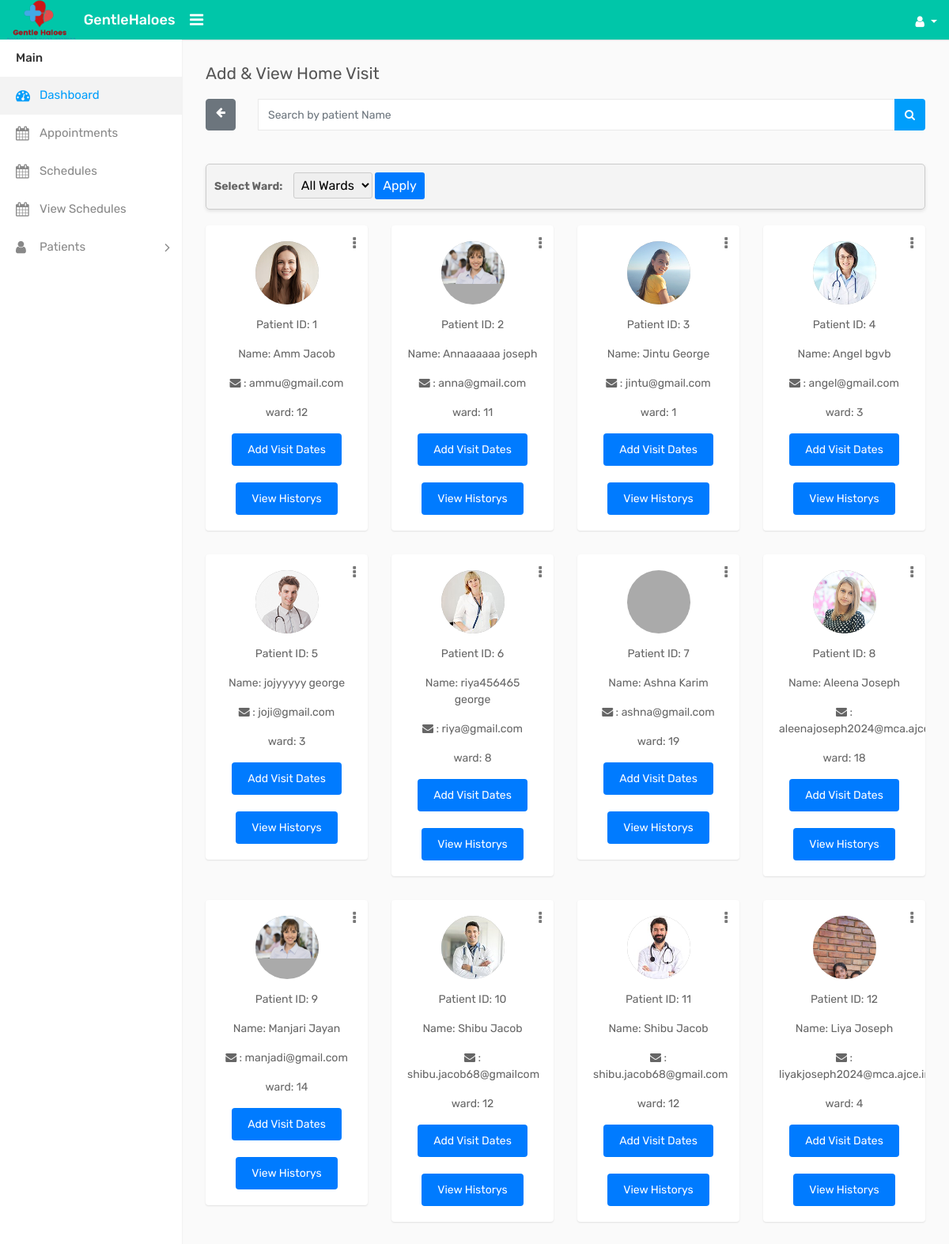
The app's page /Home_visit/, older data.
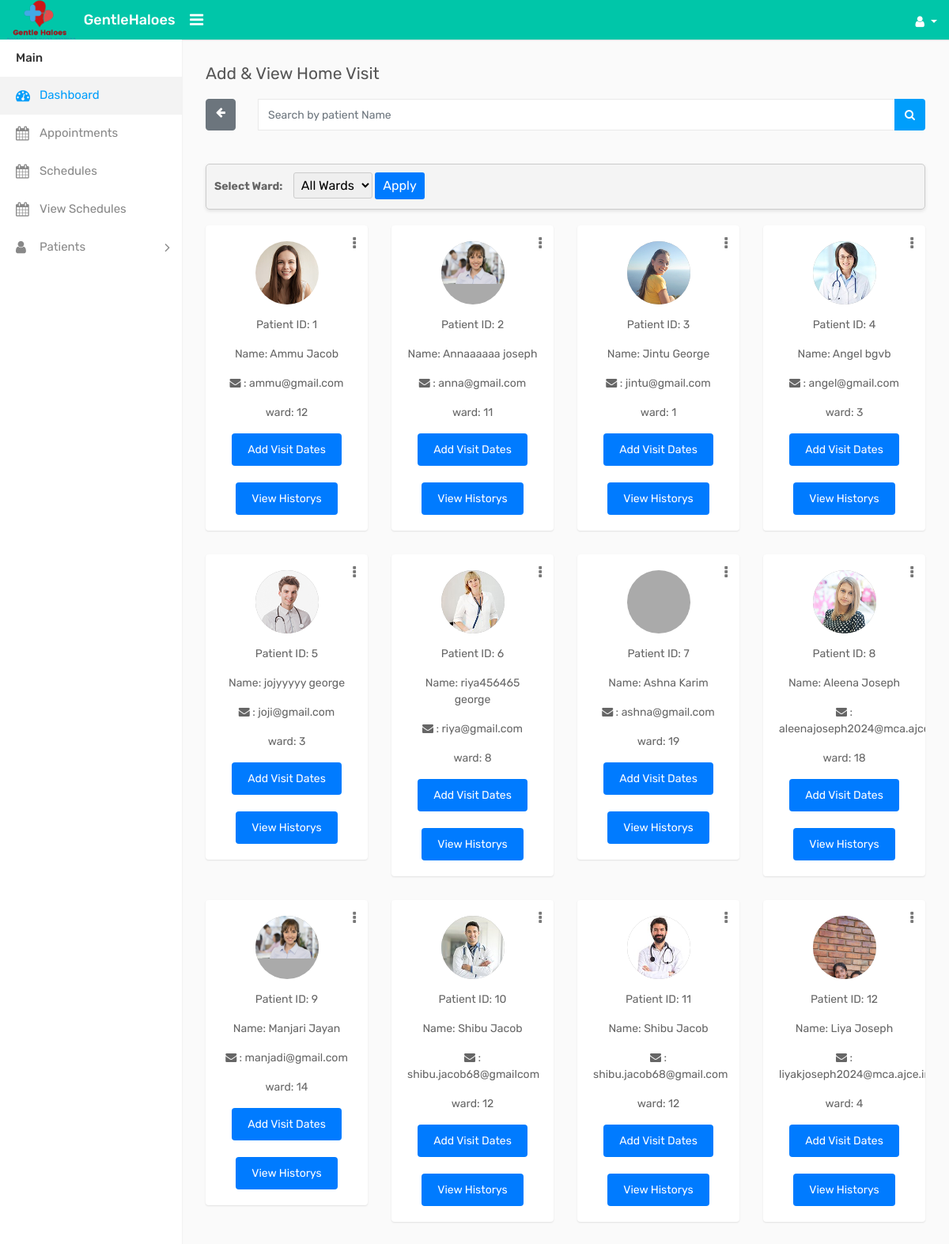
The same page, newer data.
### GHapp/models.py (models this page shows, shortened)
class PatientProfile(models.Model):
    user = models.OneToOneField(CustomUser, on_delete=models.CASCADE, blank=True, null=True)
    first_name = models.CharField(max_length=100, null=True,blank=True)
    last_name = models.CharField(max_length=100,null=True,blank=True)
    birth_date = models.CharField(max_length=100,null=True,blank=True)
    email = models.EmailField(max_length=100,null=True,blank=True)
    profile_pic = models.ImageField(upload_to='profile_pics/', null=True, blank=True)
    gender = models.CharField(max_length=10, choices=[('Male', 'Male'), ('Female', 'Female')],null=True,blank=True)
    house_name = models.CharField(max_length=100, null=True,blank=True)
    house_no = models.IntegerField(null=True,blank=True)
    address = models.CharField(max_length=255,null=True,blank=True)
    ward = models.CharField(max_length=50, choices=[('ward1', 'Ward 1-VENGATHANAM'),
    ('ward2', 'Ward 2-PALAPRA'),
    ('ward3', 'Ward 3-VELICHIYANI'),
    ('ward4', 'Ward 4-CHOTTY'),
    ('ward5', 'Ward 5-MANGAPPARA'),
    ('ward6', 'Ward 6-VADAKKEMALA'),
    ('ward7', 'Ward 7-PARATHODU'),
    ('ward8', 'Ward 8-NADUKANI'),
    ('ward9', 'Ward 9-EDAKKUNNAM'),
    ('ward10', 'Ward 10-KOORAMTHOOKKU'),
    ('ward11', 'Ward 11-KOOVAPPALLY'),
    ('ward12', 'Ward 12-KULAPPURAM'),
    ('ward13', 'Ward 13-PALAMPRA'),
    ('ward14', 'Ward 14-MUKKALY'),
    ('ward15', 'Ward 15-PODIMATTAM'),
    ('ward16', 'Ward 16-ANAKKALLU'),
    ('ward17', 'Ward 17-PULKUNNU'),
    ('ward18', 'Ward 18-PAZHUMALA'),
    ('ward19', 'Ward 19-CHIRABHAGAM'),],null=True,blank=True)
    pin_code = models.IntegerField(null=True,blank=True)
    phone_number = models.IntegerField(null=True,blank=True)
    current_diagnosis = models.CharField(max_length=100, null=True,blank=True)
    past_med_condition = models.CharField(max_length=100, null=True,blank=True)
    surgical_history = models.CharField(max_length=100, null=True,blank=True)
    allergies = models.CharField(max_length=100, null=True,blank=True)
    height = models.IntegerField(null=True,blank=True)
    weight = models.IntegerField(null=True,blank=True)
    bmi = models.IntegerField(null=True,blank=True)
    medication_names = models.CharField(max_length=100, null=True,blank=True)
    dosage = models.CharField(max_length=12,null=True,blank=True)
    frequency = models.CharField(max_length=12,null=True,blank=True)
    is_active = models.BooleanField(default=True,null=True,blank=True)

### GHapp/views.py (the view)
# urls.py: path('Home_visit/', views.Home_visit, name='Home_visit'),
def Home_visit(request):
    ward_filter = request.GET.get('ward')
    if ward_filter:
        patients = PatientProfile.objects.filter(ward=ward_filter)
    else:
        patients = PatientProfile.objects.all()
    ward_numbers = PatientProfile.objects.values_list('ward', flat=True).distinct()
    return render(request, 'asha_temp/home_visit.html', {'patients': patients, 'ward_numbers': ward_numbers})

### templates/asha_temp/Home_visit.html (shortened to what the changed rows need)
{% load static %}
<!DOCTYPE html>
<html lang="en">
<head>
    <link rel="stylesheet" type="text/css" href="{% static 'assets/css/bootstrap.min.css' %}">
    <link rel="stylesheet" type="text/css" href="{% static 'assets/css/font-awesome.min.css' %}">
    <link rel="stylesheet" type="text/css" href="{% static 'assets/css/style.css' %}">
</head>
<body>
    <div class="main-wrapper">
        <div class="page-wrapper">
            <div class="content">
                <br><br>
                <div class="row doctor-grid">
                    {% for patient in patients %}
                    <div class="col-md-4 col-sm-4  col-lg-3">
                        <div class="profile-widget">
                            <div class="doctor-img">
                                <a class="avatar" href="profile.html">
                                    <img alt="" src="{{ patient.profile_pic.url }}">
                                </a>
                            </div>
                            <div class="dropdown profile-action">
                                <a href="#" class="action-icon dropdown-toggle" data-toggle="dropdown" aria-expanded="false"><i class="fa fa-ellipsis-v"></i></a>
                            </div>
                            <div>
                                <p>Patient ID: {{ patient.id}}</p>
                                <p>Name: {{ patient.first_name }} {{ patient.last_name }}</p>
                                <p><i class="fa fa-envelope"></i> : {{ patient.email }}</p>
                                <p>ward: {{ patient.ward }}</p>
                            </div>
                            <form method="GET" action="{% url 'add_home_visit' patient.id %}">
                                <button type="submit" class="btn-show-medical-record">Add Visit Dates</button>
                            </form><br>
                            <form method="get" action="{% url 'view_visit_history' patient.id %}">
                                <button type="submit" class="btn-show-medical-record" >View Historys</button>
                              </form>
                        </div>
                    </div>
                    {% endfor %}
                </div>
            </div>
        </div>
    </div>
</body>
</html>

Row changes from the older to the newer data that the page shows:
changed PatientProfile "ammu@gmail.com": first_name "Amm" → "Ammu"
